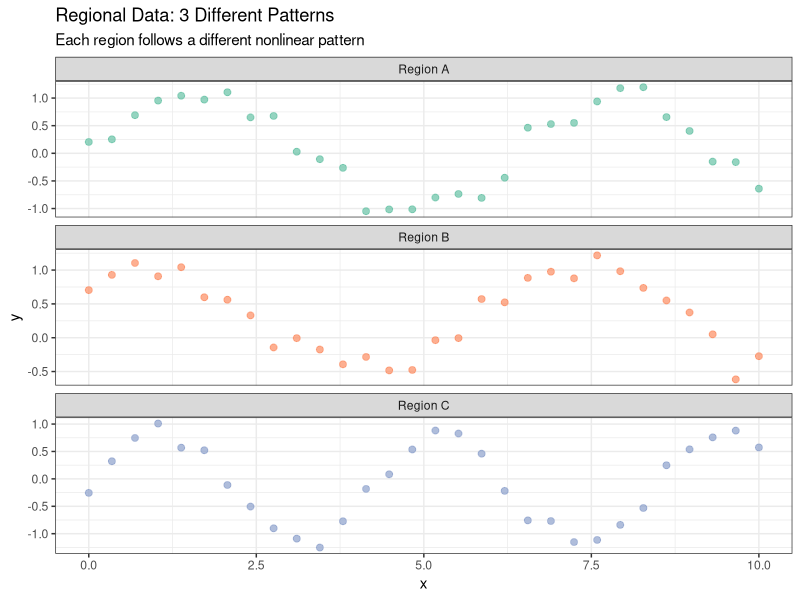

This chart was generated by the following R code:
# Quick script to regenerate key plots with white backgrounds
library(ggplot2)
library(dplyr)

# First, let's regenerate the regional data plot from demo_regional_splines.R
set.seed(42)

# Generate synthetic data for 3 regions
n_per_region <- 30
x_vals <- seq(0, 10, length.out = n_per_region)

# Region A: Standard sine wave
y_A <- sin(x_vals) + rnorm(n_per_region, 0, 0.15)

# Region B: Shifted and scaled sine wave  
y_B <- 0.7 * sin(x_vals + 0.5) + 0.3 + rnorm(n_per_region, 0, 0.15)

# Region C: Different frequency
y_C <- sin(1.5 * x_vals) - 0.2 + rnorm(n_per_region, 0, 0.15)

# Combine data
data <- data.frame(
  x = rep(x_vals, 3),
  y = c(y_A, y_B, y_C),
  region = rep(1:3, each = n_per_region),
  region_name = factor(rep(c("Region A", "Region B", "Region C"), each = n_per_region))
)

# Plot raw data with white background
p_data <- ggplot(data, aes(x = x, y = y, color = region_name)) +
  geom_point(alpha = 0.7, size = 2) +
  facet_wrap(~ region_name, ncol = 1, scales = "free_y") +
  labs(title = "Regional Data: 3 Different Patterns",
       subtitle = "Each region follows a different nonlinear pattern",
       x = "x", y = "y") +
  theme_bw() +  # White background with grid lines
  theme(legend.position = "none") +
  scale_color_brewer(palette = "Set2")

# Save plot
dir.create("output", showWarnings = FALSE)
ggsave("output/regional_data.png", p_data, width = 8, height = 8, dpi = 300)

cat("Regenerated regional_data.png with white background\n")

# If you want to regenerate other specific plots, run:
# source("run_regional_splines_fixed.R")  # This will refit models and regenerate all regional plots
# source("generate_plots_extended.R")      # This will regenerate extended boundary plots